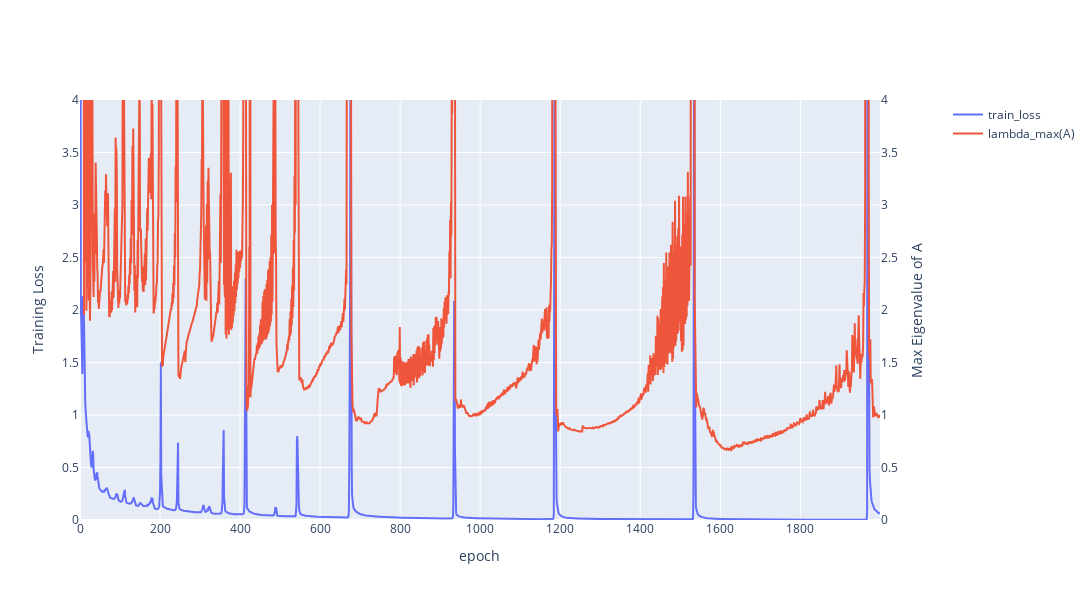

Here is the notebook cell this chart was saved with:
### Code cell
fig = make_subplots(specs=[[{"secondary_y": True}]])

xs = np.arange(epochs)

# Left y-axis
fig.add_trace(
    go.Scatter(x=xs, y=train_losses, name="train_loss",line=dict(width=2)),
    secondary_y=False
)

# Right y-axis
fig.add_trace(
    go.Scatter(x=xs, y=eig_max_As, name="lambda_max(A)", line=dict(width=2)),
    secondary_y=True
)

# Axis labels
fig.update_yaxes(title_text="Training Loss", secondary_y=False, range = [0,4], showgrid=False)
fig.update_yaxes(title_text="Max Eigenvalue of A", secondary_y=True, range = [0,4])
fig.update_xaxes(title_text="epoch")
fig.update_layout(height = 600, width = 1400)

fig.show()

### Figure 1 — Plotly figure (JSON) as saved in the notebook; plotly's stock layout.template omitted (floating-point values rounded to 4 significant figures; data arrays with more than 128 entries replaced by an {"elided": "..."} marker saying what was removed)
{"data": [{"line": {"width": 2}, "name": "train_loss", "type": "scatter", "visible": true, "x": {"elided": "2000 int values"}, "xaxis": "x", "y": {"elided": "2000 float values"}, "yaxis": "y"}, {"line": {"width": 2}, "name": "lambda_max(A)", "type": "scatter", "visible": true, "x": {"elided": "2000 int values"}, "xaxis": "x", "y": {"elided": "2000 float values"}, "yaxis": "y2"}], "layout": {"height": 600, "width": 1400, "xaxis": {"anchor": "y", "autorange": true, "domain": [0, 0.94], "range": [0, 1999], "title": {"text": "epoch"}, "type": "linear"}, "yaxis": {"anchor": "x", "domain": [0, 1], "range": [0, 4], "showgrid": false, "title": {"text": "Training Loss"}, "type": "linear"}, "yaxis2": {"anchor": "x", "overlaying": "y", "range": [0, 4], "side": "right", "title": {"text": "Max Eigenvalue of A"}, "type": "linear"}}}
